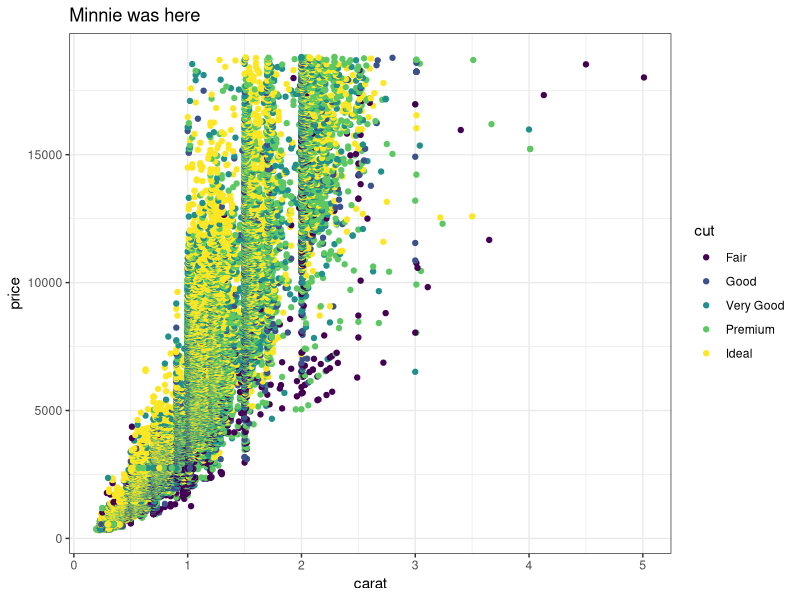
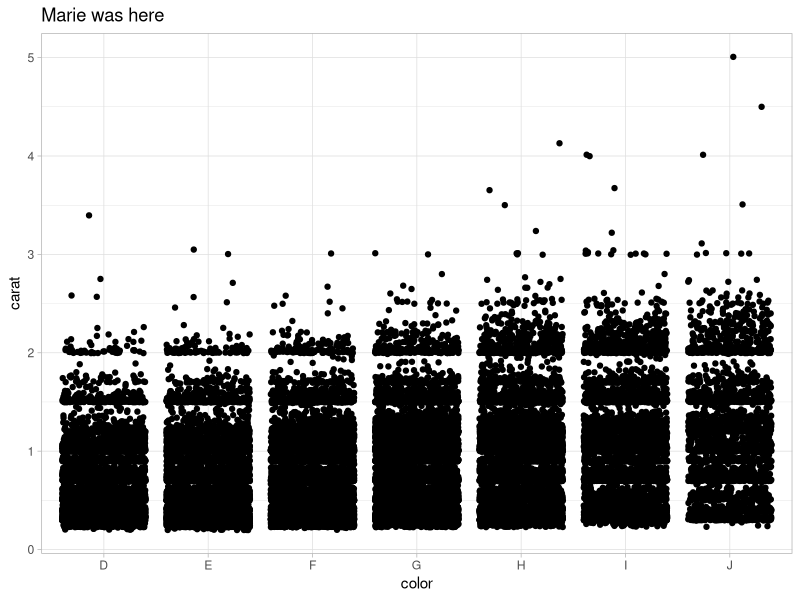
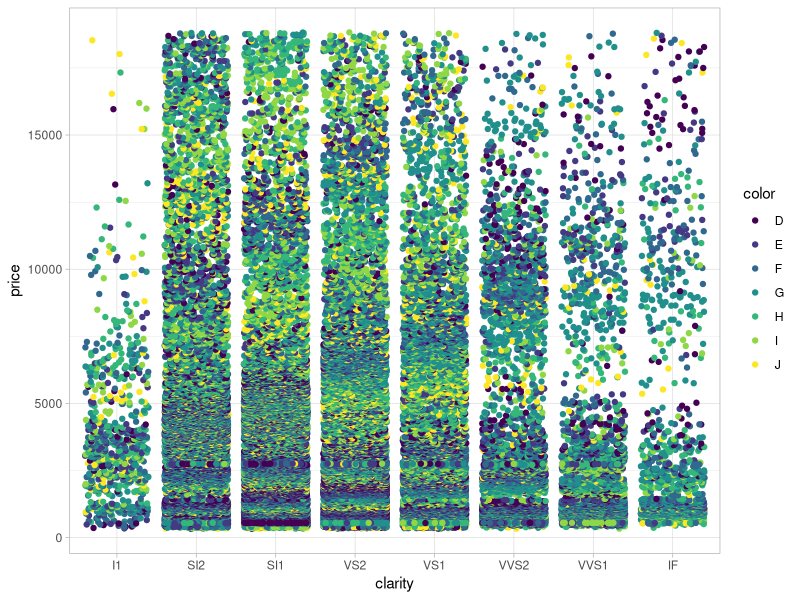

These charts were generated, in order, by the following R code:
## ---- chunk 1
knitr::opts_chunk$set(echo = TRUE)
library(tidyverse)
## ---- chunk 2
# Partner 1: 
# Run the code below to see the original graph
# Change the code below to make the point color change based on 'cut', and update the theme to theme_bw(). Update the title to include your first name. 

ggplot(data = diamonds, aes(x = carat, y = price)) +
  geom_point(aes(color=cut)) +
  theme_bw() +
  labs(title = "Minnie was here")
## ---- chunk 3
# Partner 2: 
# Run the code below to see the original graph
# Change the code below to make the geom a geom_jitter, and update the theme to theme_light. Update the title to include your first name. 

ggplot(data = diamonds, aes(x = color, y = carat)) +
  geom_jitter() +
  labs(title = "Marie was here") +
  theme_light()

## ---- chunk 4

## Minnie edited graph to be weird
ggplot(data = diamonds, aes(x = clarity, y = price)) +
  geom_jitter(aes(color=color)) +
  theme_light()
## ---- chunk 5

